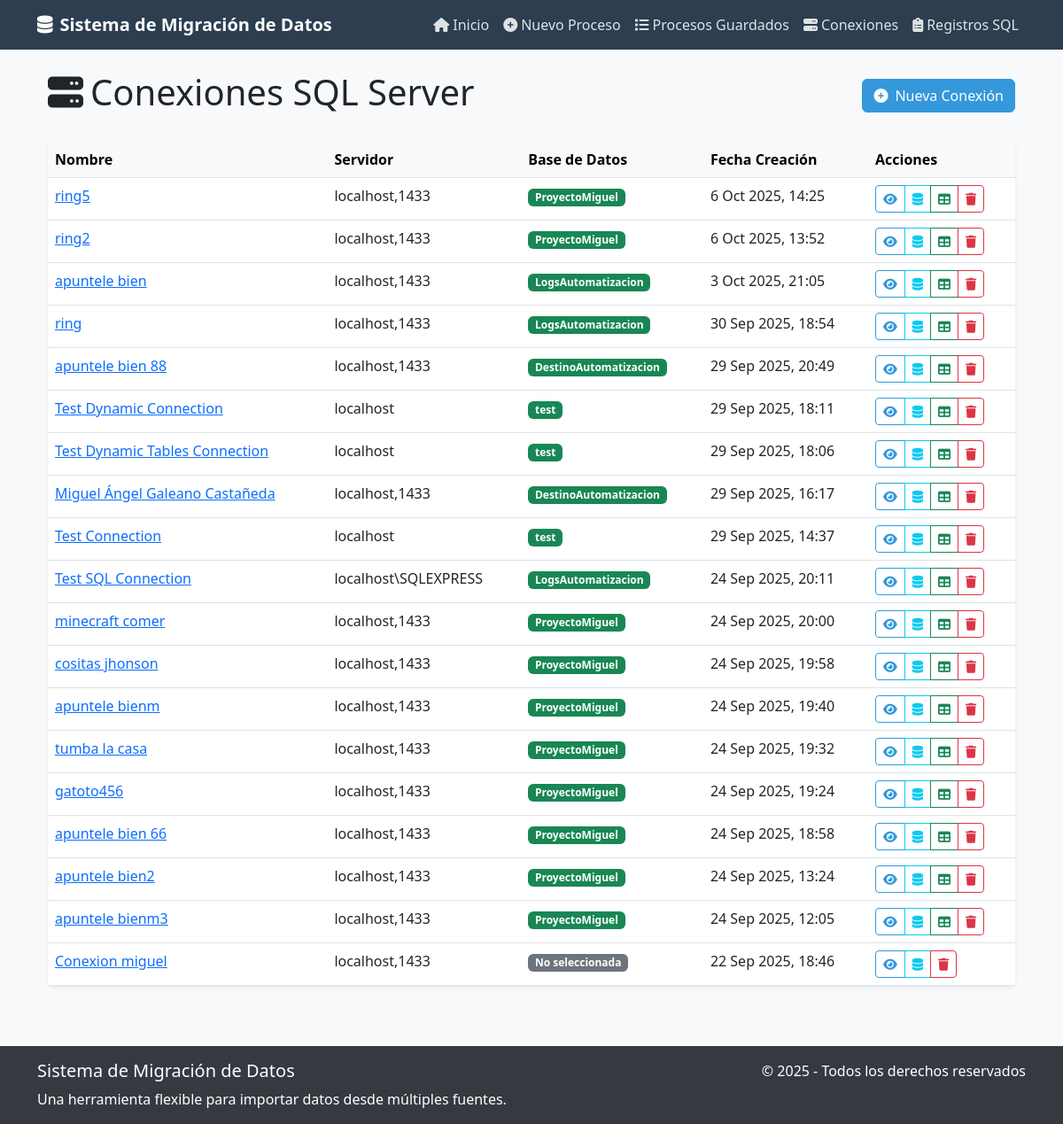
The page /automatizacion/sql/connections/ on the database as committed earlier.
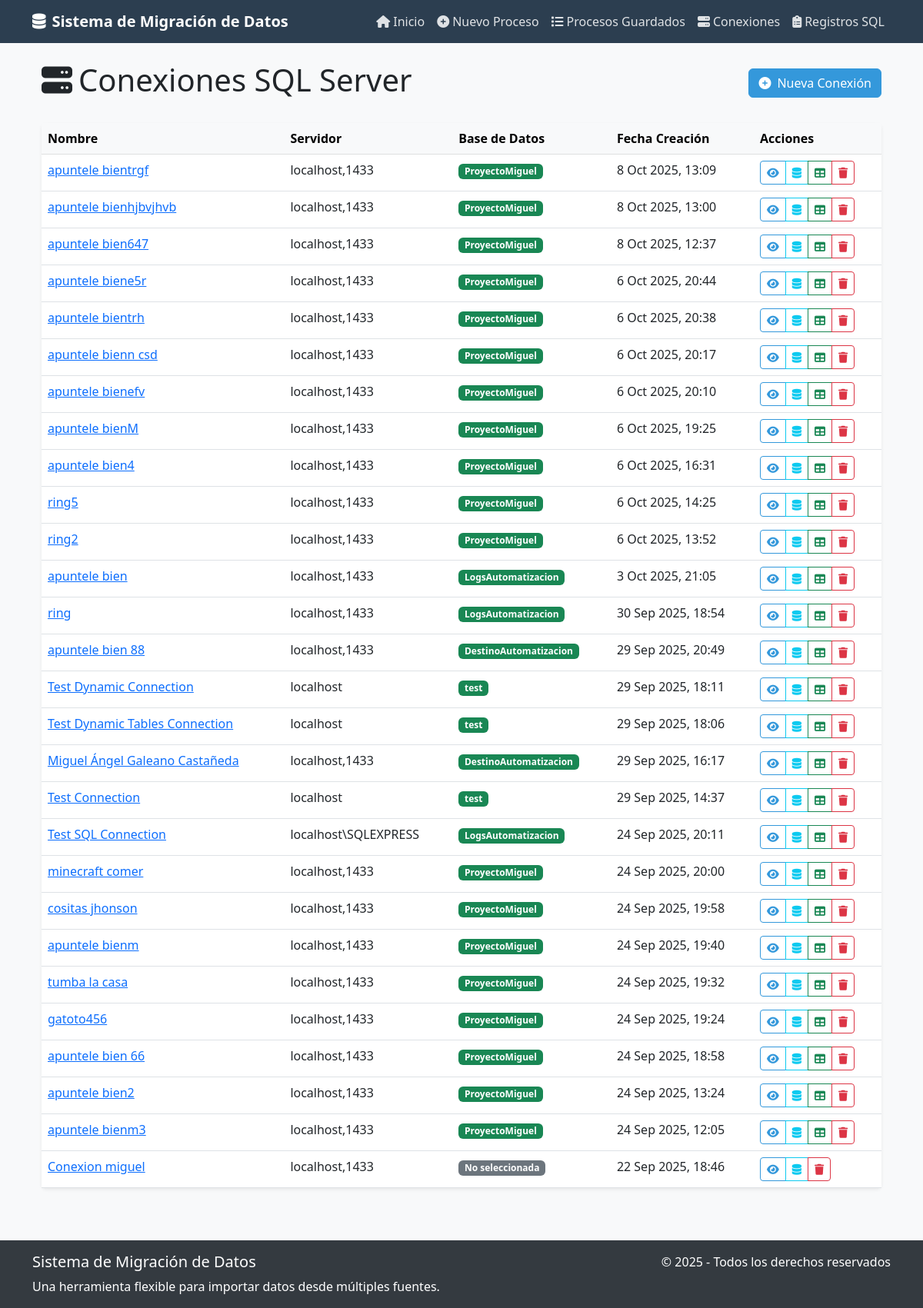
The same page on the database as committed later.
### automatizacion/models.py (models this page shows, shortened)
class DatabaseConnection(models.Model):
    name = models.CharField(max_length=100, unique=True)
    server = models.CharField(max_length=255)
    username = models.CharField(max_length=100)
    password = models.CharField(max_length=255)
    port = models.IntegerField(default=1433)
    created_at = models.DateTimeField(auto_now_add=True)
    last_used = models.DateTimeField(null=True, blank=True)
    selected_database = models.CharField(max_length=100, blank=True, null=True)
    available_databases = models.JSONField(null=True, blank=True)

### automatizacion/views.py (the view)
# urls.py: path('sql/connections/', views.list_connections, name='list_connections'),
def list_connections(request):
    connections = DatabaseConnection.objects.values('name').annotate(
        latest_id=models.Max('id'),
        latest_created=models.Max('created_at')
    ).order_by('-latest_created')
    connection_ids = [conn['latest_id'] for conn in connections]
    unique_connections = DatabaseConnection.objects.filter(id__in=connection_ids).order_by('-created_at')
    return render(request, 'automatizacion/list_connections.html', {'connections': unique_connections})

### automatizacion/templates/automatizacion/list_connections.html (shortened to what this page needs)
{% extends 'base.html' %}
{% load static %}
{% block content %}
<div class="container mt-4">
    <div class="d-flex justify-content-between align-items-center mb-4">
        <h1><i class="fas fa-server me-2"></i>Conexiones SQL Server</h1>
        <a href="{% url 'automatizacion:connect_sql' %}" class="btn btn-primary">
            <i class="fas fa-plus-circle me-2"></i>Nueva Conexión
        </a>
    </div>
    <div class="row">
        <div class="col">
            <div class="card shadow-sm">
                <div class="card-body p-0">
                    {% if connections %}
                    <div class="table-responsive">
                        <table class="table table-hover mb-0">
                            <thead class="table-light">
                                <tr>
                                    <th>Nombre</th>
                                    <th>Servidor</th>
                                    <th>Base de Datos</th>
                                    <th>Fecha Creación</th>
                                    <th>Acciones</th>
                                </tr>
                            </thead>
                            <tbody>
                                {% for connection in connections %}
                                <tr>
                                    <td>
                                        <a href="{% url 'automatizacion:view_connection' connection_id=connection.id %}">
                                            {{ connection.name }}
                                        </a>
                                    </td>
                                    <td>{{ connection.server }}</td>
                                    <td>
                                        {% if connection.selected_database %}
                                            <span class="badge bg-success">{{ connection.selected_database }}</span>
                                        {% else %}
                                            <span class="badge bg-secondary">No seleccionada</span>
                                        {% endif %}
                                    </td>
                                    <td>{{ connection.created_at|date:"j M Y, H:i" }}</td>
                                    <td>
                                        <div class="btn-group">
                                            <a href="{% url 'automatizacion:view_connection' connection_id=connection.id %}" class="btn btn-sm btn-outline-primary">
                                                <i class="fas fa-eye"></i>
                                            </a>
                                            <a href="{% url 'automatizacion:list_sql_databases' connection_id=connection.id %}" class="btn btn-sm btn-outline-info">
                                                <i class="fas fa-database"></i>
                                            </a>
                                            {% if connection.selected_database %}
                                            <a href="{% url 'automatizacion:list_sql_tables' connection_id=connection.id %}" class="btn btn-sm btn-outline-success">
                                                <i class="fas fa-table"></i>
                                            </a>
                                            {% endif %}
                                            <button class="btn btn-sm btn-outline-danger"
                                                    onclick="deleteConnection({{ connection.id }}, '{{ connection.name }}')">
                                                <i class="fas fa-trash"></i>
                                            </button>
                                        </div>
                                    </td>
                                </tr>
                                {% endfor %}
                            </tbody>
                        </table>
                    </div>
                    {% else %}
                    <div class="alert alert-info m-3">
                        No hay conexiones guardadas. <a href="{% url 'automatizacion:connect_sql' %}">Crear una nueva conexión</a>.
                    </div>
                    {% endif %}
                </div>
            </div>
        </div>
    </div>
</div>
{% endblock %}

### proyecto_automatizacion/templates/base.html (shortened to what this page needs)
<!DOCTYPE html>
<html lang="es">
<head>
    <link href="https://cdn.jsdelivr.net/npm/bootstrap@5.3.0/dist/css/bootstrap.min.css" rel="stylesheet">
    <link rel="stylesheet" href="https://cdnjs.cloudflare.com/ajax/libs/font-awesome/6.4.0/css/all.min.css">
</head>
<body>
    <nav class="navbar navbar-expand-lg navbar-dark mb-4">
        <div class="container">
            <a class="navbar-brand" href="{% url 'automatizacion:index' %}">
                <i class="fas fa-database me-2"></i>Sistema de Migración de Datos
            </a>
            <div class="collapse navbar-collapse" id="navbarNav">
                <ul class="navbar-nav ms-auto">
                    <li class="nav-item">
                        <a class="nav-link" href="{% url 'automatizacion:index' %}">
                            <i class="fas fa-home me-1"></i>Inicio
                        </a>
                    </li>
                    <li class="nav-item">
                        <a class="nav-link" href="{% url 'automatizacion:new_process' %}">
                            <i class="fas fa-plus-circle me-1"></i>Nuevo Proceso
                        </a>
                    </li>
                    <li class="nav-item">
                        <a class="nav-link" href="{% url 'automatizacion:list_processes' %}">
                            <i class="fas fa-list me-1"></i>Procesos Guardados
                        </a>
                    </li>
                    <li class="nav-item">
                        <a class="nav-link" href="{% url 'automatizacion:list_connections' %}">
                            <i class="fas fa-server me-1"></i>Conexiones
                        </a>
                    </li>
                    <li class="nav-item">
                        <a class="nav-link" href="{% url 'automatizacion:view_logs' %}">
                            <i class="fas fa-clipboard-list me-1"></i>Registros SQL
                        </a>
                    </li>
                </ul>
            </div>
        </div>
    </nav>
    <div class="container mb-5">
        {% block content %}{% endblock %}
    </div>
    <footer class="footer mt-auto py-3">
        <div class="container">
            <div class="row">
                <div class="col-md-6">
                    <h5>Sistema de Migración de Datos</h5>
                    <p class="mb-0">Una herramienta flexible para importar datos desde múltiples fuentes.</p>
                </div>
                <div class="col-md-6 text-md-end">
                    <p class="mb-0">&copy; 2025 - Todos los derechos reservados</p>
                </div>
            </div>
        </div>
    </footer>
</body>
</html>

### proyecto_automatizacion/templates/base.html (style rules this page uses)
:root { --primary-color: #3498db; --secondary-color: #2c3e50; --accent-color: #e74c3c; --light-bg: #f8f9fa; --dark-bg: #343a40; }
body { font-family: 'Segoe UI', Tahoma, Geneva, Verdana, sans-serif; background-color: var(--light-bg); }
.navbar { background-color: var(--secondary-color); }
.navbar-brand { font-weight: 600; color: white; }
.nav-link { color: rgba(255, 255, 255, 0.85); transition: color 0.3s; }
.btn-primary { background-color: var(--primary-color); border-color: var(--primary-color); }
.btn-outline-primary { color: var(--primary-color); border-color: var(--primary-color); }
.card { box-shadow: 0 4px 6px rgba(0, 0, 0, 0.1); border: none; transition: transform 0.3s; margin-bottom: 20px; }
.footer { background-color: var(--dark-bg); color: white; padding: 20px 0; margin-top: 50px; }

Rows that differ between the two databases and show on the page:
added DatabaseConnection: name "apuntele bientrgf", server "localhost,1433", selected_database "ProyectoMiguel", created_at "8 Oct 2025, 13:09"
added DatabaseConnection: name "apuntele bienhjbvjhvb", server "localhost,1433", selected_database "ProyectoMiguel", created_at "8 Oct 2025, 13:00"
added DatabaseConnection: name "apuntele bien647", server "localhost,1433", selected_database "ProyectoMiguel", created_at "8 Oct 2025, 12:37"
added DatabaseConnection: name "apuntele biene5r", server "localhost,1433", selected_database "ProyectoMiguel", created_at "6 Oct 2025, 20:44"
added DatabaseConnection: name "apuntele bientrh", server "localhost,1433", selected_database "ProyectoMiguel", created_at "6 Oct 2025, 20:38"
added DatabaseConnection: name "apuntele bienn csd", server "localhost,1433", selected_database "ProyectoMiguel", created_at "6 Oct 2025, 20:17"
added DatabaseConnection: name "apuntele bienefv", server "localhost,1433", selected_database "ProyectoMiguel", created_at "6 Oct 2025, 20:10"
added DatabaseConnection: name "apuntele bienM", server "localhost,1433", selected_database "ProyectoMiguel", created_at "6 Oct 2025, 19:25"
added DatabaseConnection: name "apuntele bien4", server "localhost,1433", selected_database "ProyectoMiguel", created_at "6 Oct 2025, 16:31"
